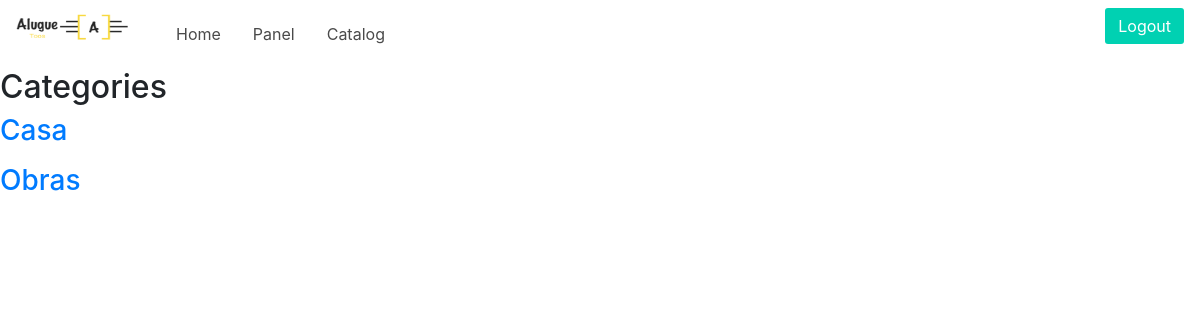
The app's page /catalog/ (signed in), older data.
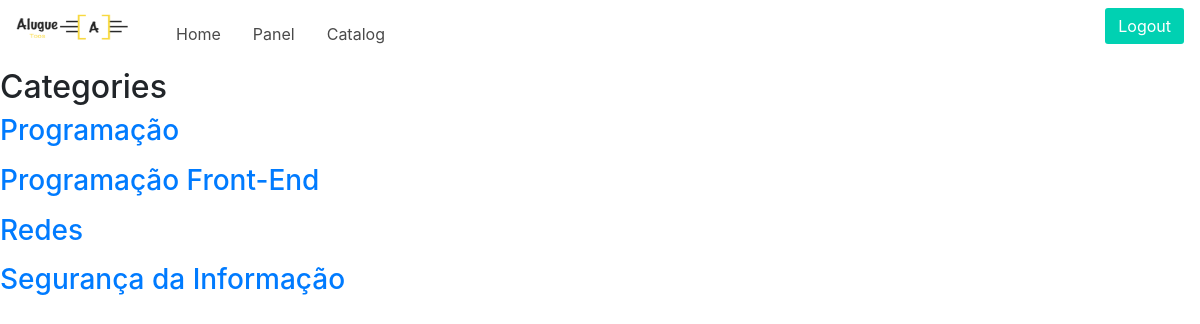
The same page, newer data.
### catalog/models.py (models this page shows)
class Category(models.Model):
    name = models.CharField('Name', max_length=100)
    slug = models.SlugField('Unique identifier', max_length=100)
    created = models.DateTimeField('Created on', auto_now_add=True)
    modified = models.DateTimeField('Modified on', auto_now=True)
    class Meta:
        verbose_name = 'Category'
        verbose_name_plural = 'Categories'
        ordering = ['name']
    def __str__(self):
        return self.name
    def get_absolut_url(self):
        return reverse('catalog:category', kwargs={'slug': self.slug})

### catalog/views.py (the view)
class CatalogListView(generic.ListView):
    model = Category
    template_name = 'product/product_list.html'

### templates/product/product_list.html (shortened to what this page needs)
{% extends 'base.html' %}
{% block content %}
    <h2>Categories</h2>
    {% for category in category_list %}
        <a href="{{ category.get_absolut_url }}"><h3>{{ category }}</h3></a>
    {% endfor %}
{% endblock %}

### templates/base.html (shortened to what this page needs)
{% load staticfiles %}
<!DOCTYPE html>
<html lang="en">
<head>
    <link rel="stylesheet" href="{% static 'css/bulma.css' %}">
    <link rel="stylesheet" href="{% static 'site.css' %}">
    <link rel="stylesheet" href="{% static 'bootstrap/css/bootstrap.css' %}">
</head>
<body>
{% if user.is_authenticated %}
<nav class="navbar-menu">
    <div class="navbar-brand">
        <a href="/" class="navbar-item">
            <img src="{% static 'img/logo_vertical.jpg' %}" alt="" width="112" height="28">
        </a>
    </div>
    <div class="navbar-menu" id="nav-data">
        <a href="{% url 'account:home' %}" class="navbar-item">Home</a>
        <a href="{% url 'account:panel_user' %}" class="navbar-item">Panel</a>
        <a href="{% url 'catalog:product_list' %}" class="navbar-item">Catalog</a>
	        <div class="navbar-end">
	            <div class="navbar-item">
	                <div class="field is-grouped">
	                    <p class="control">
	                        <a href="{% url 'account:logout' %}" class="button is-primary">
	                            <span>Logout</span>
	                        </a>
	                    </p>
	                </div>
	            </div>
	        </div>
	    {% else %}
    </div>
{% endif %}
</nav>
{%  block content %}
{%  endblock %}
</body>
</html>

Row changes from the older to the newer data that the page shows:
removed Category: name "Casa"
removed Category: name "Obras"
added Category: name "Programação"
added Category: name "Programação Front-End"
added Category: name "Redes"
added Category: name "Segurança da Informação"
